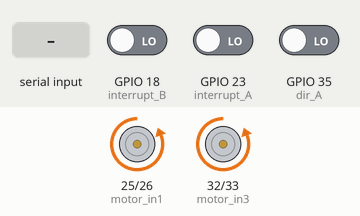
This sketch was run on a simulated ESP32. On the bench: motor-driver pin pairs drawn as motors (green arrow = first pin HIGH = forward, orange = second pin HIGH = backward, longer = more drive). The test bench sets the inputs (shaded band); at power-on: GPIO 23 (interrupt_A) LOW, GPIO 18 (interrupt_B) LOW, GPIO 35 (dir_A) LOW. What the sketch prints to the serial monitor is not drawn.

Above: at 1.2 s.
1.3 s: byte 30 received over Serial
At 1.8 s:
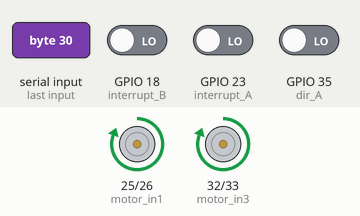
2.8 s: GPIO 23 (interrupt_A) driven HIGH
Timing chart, 0 to 5.8 s (numbered marks = the images above; inputs shaded):
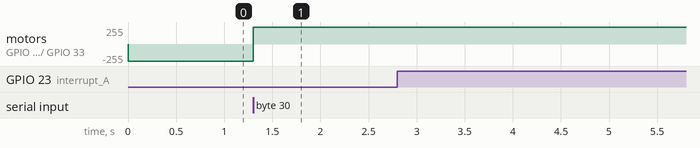

The sketch:

esp32_pwm.ino
```cpp
const uint8_t motor_in1 = GPIO_NUM_25;
const uint8_t motor_in2 = GPIO_NUM_26;

const uint8_t motor_in1_channel = 0;
const uint8_t motor_in2_channel = 1;

const uint8_t motor_in3 = GPIO_NUM_32;
const uint8_t motor_in4 = GPIO_NUM_33;

const uint8_t motor_in3_channel = 2;
const uint8_t motor_in4_channel = 4;

const uint32_t PWM_frequency = 5000;
const uint8_t resolution_bits = 8;

const uint8_t interrupt_A = GPIO_NUM_23;
const uint8_t dir_A = GPIO_NUM_35;

const uint8_t interrupt_B = GPIO_NUM_18;
const uint8_t dir_B = GPIO_NUM_19;

volatile int64_t countA = 0;
volatile int64_t countB = 0;
bool direction = false;

void IRAM_ATTR ISRA()
{
    if (digitalRead(dir_A))
    {
        countA++;
    }
    else
    {
        countA--;
    }
}

void IRAM_ATTR ISRB()
{
    if (digitalRead(dir_B))
    {
        countB++;
    }
    else
    {
        countB--;
    }
}
void setup()
{
    ledcSetup(motor_in1_channel, PWM_frequency, resolution_bits);
    ledcSetup(motor_in2_channel, PWM_frequency, resolution_bits);
    ledcSetup(motor_in3_channel, PWM_frequency, resolution_bits);
    ledcSetup(motor_in4_channel, PWM_frequency, resolution_bits);
    ledcAttachPin(motor_in1, motor_in1_channel);
    ledcAttachPin(motor_in2, motor_in2_channel);
    ledcAttachPin(motor_in3, motor_in3_channel);
    ledcAttachPin(motor_in4, motor_in4_channel);

    pinMode(dir_A, INPUT);
    pinMode(dir_B, INPUT);
    attachInterrupt(
        digitalPinToInterrupt(interrupt_A),
        ISRA,
        RISING);
    attachInterrupt(
        digitalPinToInterrupt(interrupt_B),
        ISRB,
        RISING);
    Serial.begin(9600);
}

void loop()
{
    if (Serial.available())
    {
        direction = !direction;
        while (Serial.available())
        {
            char t = Serial.read();
        }
    }
    if (direction)
    {
        ledcWrite(motor_in1_channel, 255);
        ledcWrite(motor_in2_channel, 0);

        ledcWrite(motor_in3_channel, 255);
        ledcWrite(motor_in4_channel, 0);
    }
    else
    {

        ledcWrite(motor_in1_channel, 0);
        ledcWrite(motor_in2_channel, 255);

        ledcWrite(motor_in3_channel, 0);
        ledcWrite(motor_in4_channel, 255);
    }
    Serial.print(countA);
    Serial.print(",");
    Serial.println(countB);
}
```

Measured:
- after the input at 1.3 s, motor on GPIO 25 (motor_in1) / GPIO 26 (motor_in2), motor on GPIO 32 (motor_in3) / GPIO 33 (motor_in4): backward 255/255 → forward 255/255 at once
- after the input at 2.8 s, every drawn part: stays the same
